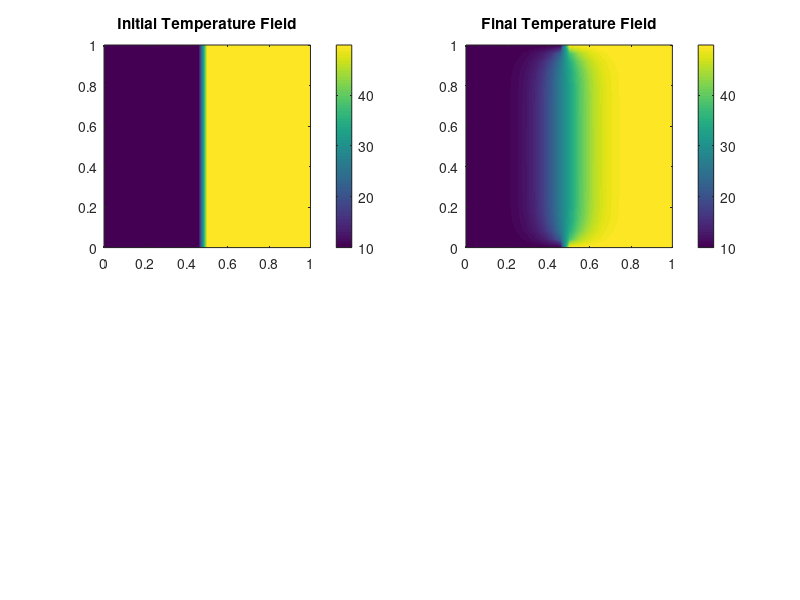

This figure's MATLAB source:
% Define heat plate dimensions and properties
Nx = 25; % Number of grid points in x-direction
Ny = 25; % Number of grid points in y-direction
Lx = 1; % Length of the plate in x-direction (m)
Ly = 1; % Length of the plate in y-direction (m)
Lt = 750; % Number of time steps
dx = Lx / (Nx - 1); % Grid spacing in x-direction
dy = Ly / (Ny - 1); % Grid spacing in y-direction
dt = 0.1; % Time step size
alpha = 0.0001; % Thermal diffusivity (m^2/s)
T_high = 50; % Elevated temperature
T_low = 10; % Lower temperature

% Set initial temperature (half plate at elevated temperature, half at lower temperature)
T = T_low * ones(Ny, Nx);
T(round(Ny/2):end, :) = T_high;

% Create a figure with enough subplots for all time steps
figure;

% Plot initial temperature field 
subplot(2, 2, 1);
[X, Y] = meshgrid(linspace(0, Lx, Nx), linspace(0, Ly, Ny));
contourf(X, Y, T', 250, 'LineStyle', 'none');
colorbar;
title('Initial Temperature Field');

% Main simulation loop
for t = 1:Lt
    T_old = T;
    for i = 2:Nx-1
        for j = 2:Ny-1
            T(i, j) = T_old(i, j) + alpha * dt * ((T_old(i+1, j) - 2*T_old(i, j) + T_old(i-1, j)) / dx^2 + ... 
                (T_old(i, j+1) - 2*T_old(i, j) + T_old(i, j-1)) / dy^2);        
        end
    end
end

% Plot final temperature field
subplot(2, 2, 2);
contourf(X, Y, T', 250, 'LineStyle', 'none');
colorbar;
title('Final Temperature Field');